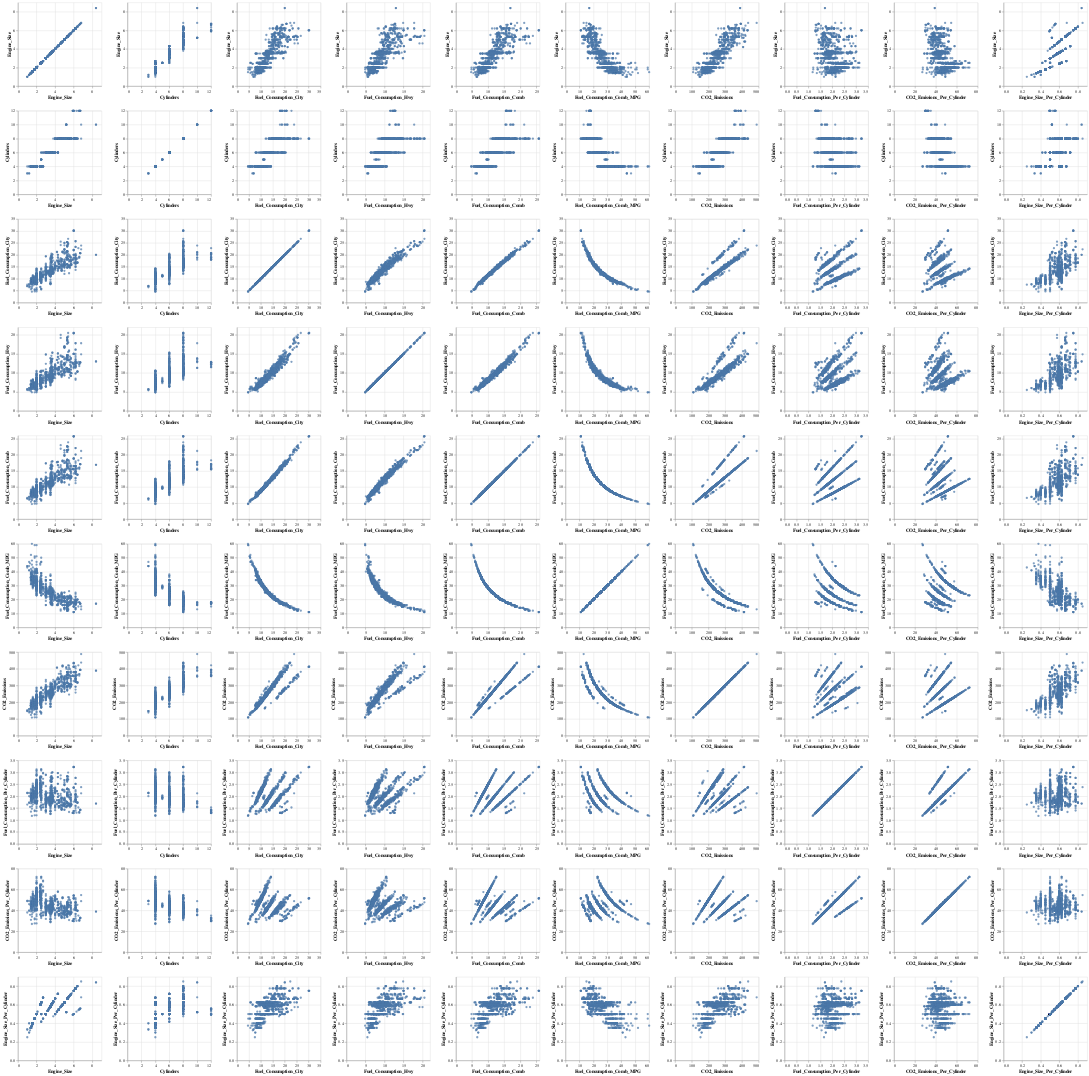

The notebook cell saved with this chart:
### Code cell
numeric_columns = ['Engine_Size', 'Cylinders', 'Fuel_Consumption_City', 'Fuel_Consumption_Hwy', 
                   'Fuel_Consumption_Comb', 'Fuel_Consumption_Comb_MPG', 'CO2_Emissions', 
                   'Fuel_Consumption_Per_Cylinder', 'CO2_Emissions_Per_Cylinder', 'Engine_Size_Per_Cylinder']

repeated_circle = alt.Chart(car).mark_circle().encode(
    x=alt.X(alt.repeat('column'), type='quantitative'),
    y=alt.Y(alt.repeat('row'), type='quantitative')
).properties(
    width=200,
    height=200
).repeat(column=numeric_columns, row=numeric_columns)

repeated_circle

### Figure 1 — Vega-Lite specification as saved in the notebook (floating-point values rounded to 4 significant figures; data arrays with more than 128 entries replaced by an {"elided": "..."} marker saying what was removed)
{"config": {"view": {"continuousWidth": 300, "continuousHeight": 300}}, "repeat": {"column": ["Engine_Size", "Cylinders", "Fuel_Consumption_City", "Fuel_Consumption_Hwy", "Fuel_Consumption_Comb", "Fuel_Consumption_Comb_MPG", "CO2_Emissions", "Fuel_Consumption_Per_Cylinder", "CO2_Emissions_Per_Cylinder", "Engine_Size_Per_Cylinder"], "row": ["Engine_Size", "Cylinders", "Fuel_Consumption_City", "Fuel_Consumption_Hwy", "Fuel_Consumption_Comb", "Fuel_Consumption_Comb_MPG", "CO2_Emissions", "Fuel_Consumption_Per_Cylinder", "CO2_Emissions_Per_Cylinder", "Engine_Size_Per_Cylinder"]}, "spec": {"data": {"name": "data-06145dabbc32bfbb34302cf3688ab01f"}, "mark": {"type": "circle"}, "encoding": {"x": {"field": {"repeat": "column"}, "type": "quantitative"}, "y": {"field": {"repeat": "row"}, "type": "quantitative"}}, "height": 200, "width": 200}, "$schema": "https://vega.github.io/schema/vega-lite/v5.16.3.json", "datasets": {"data-06145dabbc32bfbb34302cf3688ab01f": {"elided": "1067 records"}}}
